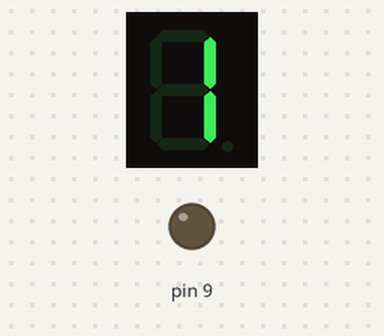
The sketch below on a simulated Arduino Uno, built with avr-gcc and run on an emulated ATmega328P. Shown: 1-digit seven-segment display, output pins drawn as LEDs (lit = HIGH). Wiring (inferred from the names in the program): 1-digit 7-segment display, segments lit when LOW: segments pin 2, pin 3, pin 4, pin 5, pin 6, pin 7, pin 8. The segment pins are drawn as the display they are named for; pins used as bus, display or sensor lines are not drawn.

Above: at 0.1 s.
At 1.1 s:
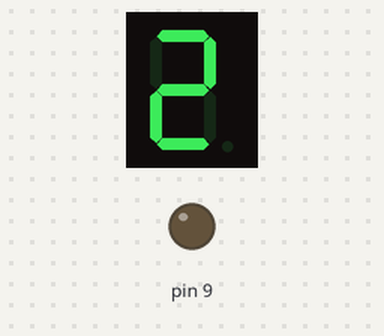
At 2.1 s:
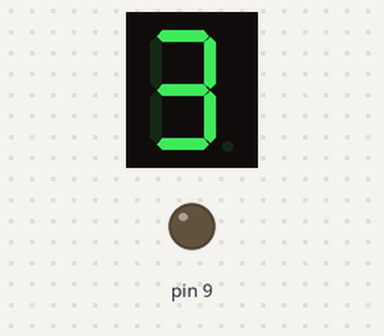
At 4.1 s:
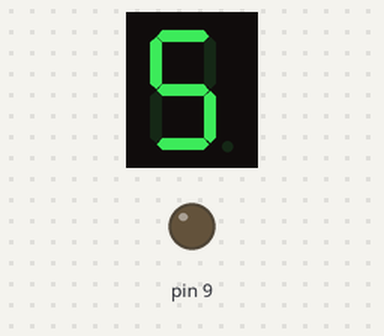
At 6.1 s:
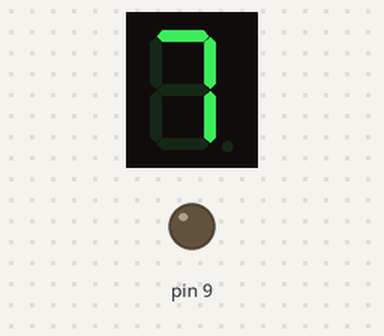
At 9.1 s:
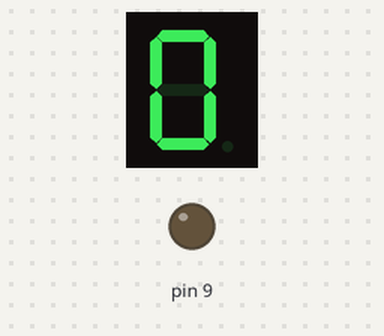

The sketch:

2021digitalwkB_0513_1.ino
```cpp
byte seven_seg_digits[10][7]={
  {0,0,0,0,0,0,1},
  {1,0,0,1,1,1,1},
  {0,0,1,0,0,1,0},
  {0,0,0,0,1,1,0},
  {1,0,0,1,1,0,0},
  {0,1,0,0,1,0,0},
  {0,1,0,0,0,0,0},
  {0,0,0,1,1,1,1},
  {0,0,0,0,0,0,0},
  {0,0,0,0,1,0,0},
  };
byte pin_numbers[7]={2,3,4,5,6,7,8};

const int buttonPin=12;
int buttonState=0;
int n=0;

void setup() {
  // put your setup code here, to run once:
  for(byte pin=0;pin<7;pin++){
    pinMode(pin_numbers[pin],OUTPUT);
    };
   pinMode(9,OUTPUT);
   digitalWrite(9,0);
   digitalWrite(buttonPin,HIGH);
   pinMode(buttonPin,INPUT_PULLUP);
}

void sevenSegWrite(byte digit){
  for(byte seg=0;seg<7;seg++){
   digitalWrite(pin_numbers[seg],seven_seg_digits[digit][seg]);
    }
}

void loop() {
  // put your main code here, to run repeatedly:
//  buttonState=digitalRead(buttonPin);
//  if(buttonState==0){
    n++;
    if(n>9){
      n=0;
      }
//    }
  sevenSegWrite(n);
  delay(1000);
}
```

Measured:
- by itself, everything shown: repeats every 10.0 s, in 10 steps
- what the display in image 1 shows lasts 1.0 s, from 1.0 s to 2.0 s
